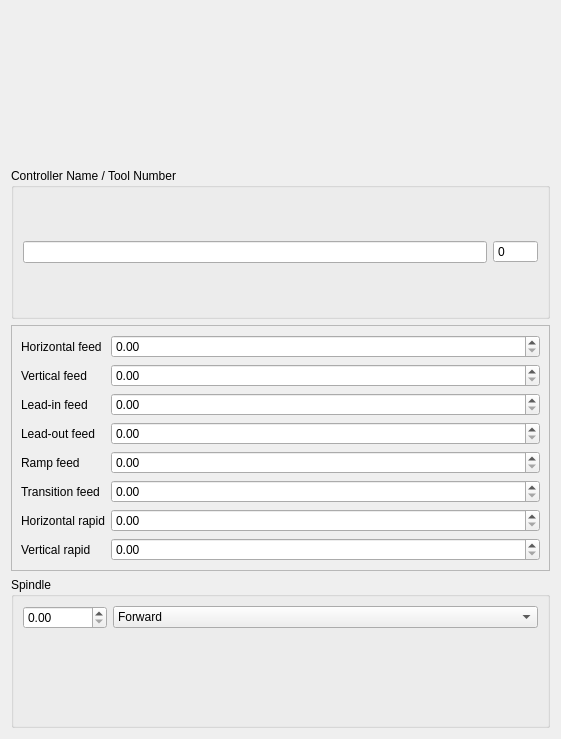
<?xml version="1.0" encoding="UTF-8"?>
<ui version="4.0">
 <class>Frame</class>
 <widget class="QFrame" name="toolControllerEditor">
  <property name="geometry">
   <rect>
    <x>0</x>
    <y>0</y>
    <width>561</width>
    <height>739</height>
   </rect>
  </property>
  <property name="frameShape">
   <enum>QFrame::NoFrame</enum>
  </property>
  <property name="frameShadow">
   <enum>QFrame::Raised</enum>
  </property>
  <layout class="QVBoxLayout" name="verticalLayout">
   <item>
    <widget class="QLabel" name="tcOperationCountLabel">
     <property name="styleSheet">
      <string notr="true">QLabel { padding-bottom: 12px; }</string>
     </property>
    </widget>
   </item>
   <item>
    <widget class="QGroupBox" name="groupBox_4">
     <property name="title">
      <string>Controller Name / Tool Number</string>
     </property>
     <layout class="QHBoxLayout" name="horizontalLayout">
      <item>
       <widget class="QLineEdit" name="tcName">
        <property name="readOnly">
         <bool>false</bool>
        </property>
       </widget>
      </item>
      <item>
       <widget class="QSpinBox" name="tcNumber">
        <property name="focusPolicy">
         <enum>Qt::StrongFocus</enum>
        </property>
        <property name="buttonSymbols">
         <enum>QAbstractSpinBox::NoButtons</enum>
        </property>
        <property name="maximum">
         <number>99999</number>
        </property>
       </widget>
      </item>
     </layout>
    </widget>
   </item>
   <item>
    <widget class="QFrame" name="frame">
     <property name="frameShape">
      <enum>QFrame::StyledPanel</enum>
     </property>
     <property name="frameShadow">
      <enum>QFrame::Raised</enum>
     </property>
     <layout class="QGridLayout" name="gridLayout">
      <item row="0" column="0">
       <widget class="QLabel" name="label">
        <property name="text">
         <string>Horizontal feed</string>
        </property>
       </widget>
      </item>
      <item row="0" column="1">
       <widget class="Gui::QuantitySpinBox" name="horizFeed">
        <property name="sizePolicy">
         <sizepolicy hsizetype="MinimumExpanding" vsizetype="Fixed">
          <horstretch>0</horstretch>
          <verstretch>0</verstretch>
         </sizepolicy>
        </property>
        <property name="minimum">
         <double>0.000000000000000</double>
        </property>
        <property name="maximum">
         <double>9999999.000000000000000</double>
        </property>
        <property name="unit" stdset="0">
         <string notr="true">mm/s</string>
        </property>
       </widget>
      </item>
      <item row="1" column="0">
       <widget class="QLabel" name="label_2">
        <property name="text">
         <string>Vertical feed</string>
        </property>
       </widget>
      </item>
      <item row="1" column="1">
       <widget class="Gui::QuantitySpinBox" name="vertFeed">
        <property name="sizePolicy">
         <sizepolicy hsizetype="MinimumExpanding" vsizetype="Fixed">
          <horstretch>0</horstretch>
          <verstretch>0</verstretch>
         </sizepolicy>
        </property>
        <property name="minimum">
         <double>0.000000000000000</double>
        </property>
        <property name="maximum">
         <double>9999999.000000000000000</double>
        </property>
        <property name="unit" stdset="0">
         <string notr="true">mm/s</string>
        </property>
       </widget>
      </item>
      <item row="2" column="0">
       <widget class="QLabel" name="label_leadin_feed">
        <property name="text">
         <string>Lead-in feed</string>
        </property>
       </widget>
      </item>
      <item row="2" column="1">
       <widget class="Gui::QuantitySpinBox" name="leadInFeed">
        <property name="sizePolicy">
         <sizepolicy hsizetype="MinimumExpanding" vsizetype="Fixed">
          <horstretch>0</horstretch>
          <verstretch>0</verstretch>
         </sizepolicy>
        </property>
        <property name="minimum">
         <double>0.000000000000000</double>
        </property>
        <property name="maximum">
         <double>9999999.000000000000000</double>
        </property>
        <property name="unit" stdset="0">
         <string notr="true">mm/s</string>
        </property>
       </widget>
      </item>
      <item row="3" column="0">
       <widget class="QLabel" name="label_leadOutFeed">
        <property name="text">
         <string>Lead-out feed</string>
        </property>
       </widget>
      </item>
      <item row="3" column="1">
       <widget class="Gui::QuantitySpinBox" name="leadOutFeed">
        <property name="sizePolicy">
         <sizepolicy hsizetype="MinimumExpanding" vsizetype="Fixed">
          <horstretch>0</horstretch>
          <verstretch>0</verstretch>
         </sizepolicy>
        </property>
        <property name="minimum">
         <double>0.000000000000000</double>
        </property>
        <property name="maximum">
         <double>9999999.000000000000000</double>
        </property>
        <property name="unit" stdset="0">
         <string notr="true">mm/s</string>
        </property>
       </widget>
      </item>
      <item row="4" column="0">
       <widget class="QLabel" name="label_rampFeed">
        <property name="text">
         <string>Ramp feed</string>
        </property>
       </widget>
      </item>
      <item row="4" column="1">
       <widget class="Gui::QuantitySpinBox" name="rampFeed">
        <property name="sizePolicy">
         <sizepolicy hsizetype="MinimumExpanding" vsizetype="Fixed">
          <horstretch>0</horstretch>
          <verstretch>0</verstretch>
         </sizepolicy>
        </property>
        <property name="minimum">
         <double>0.000000000000000</double>
        </property>
        <property name="maximum">
         <double>9999999.000000000000000</double>
        </property>
        <property name="unit" stdset="0">
         <string notr="true">mm/s</string>
        </property>
       </widget>
      </item>
      <item row="5" column="0">
       <widget class="QLabel" name="label_transitionFeed">
        <property name="text">
         <string>Transition feed</string>
        </property>
       </widget>
      </item>
      <item row="5" column="1">
       <widget class="Gui::QuantitySpinBox" name="transitionFeed">
        <property name="sizePolicy">
         <sizepolicy hsizetype="MinimumExpanding" vsizetype="Fixed">
          <horstretch>0</horstretch>
          <verstretch>0</verstretch>
         </sizepolicy>
        </property>
        <property name="minimum">
         <double>0.000000000000000</double>
        </property>
        <property name="maximum">
         <double>9999999.000000000000000</double>
        </property>
        <property name="unit" stdset="0">
         <string notr="true">mm/s</string>
        </property>
       </widget>
      </item>
      <item row="6" column="0">
       <widget class="QLabel" name="label_5">
        <property name="text">
         <string>Horizontal rapid</string>
        </property>
       </widget>
      </item>
      <item row="6" column="1">
       <widget class="Gui::QuantitySpinBox" name="horizRapid">
        <property name="sizePolicy">
         <sizepolicy hsizetype="MinimumExpanding" vsizetype="Fixed">
          <horstretch>0</horstretch>
          <verstretch>0</verstretch>
         </sizepolicy>
        </property>
        <property name="minimum">
         <double>0.000000000000000</double>
        </property>
        <property name="maximum">
         <double>9999999.000000000000000</double>
        </property>
        <property name="unit" stdset="0">
         <string notr="true">mm/s</string>
        </property>
       </widget>
      </item>
      <item row="7" column="0">
       <widget class="QLabel" name="label_4">
        <property name="text">
         <string>Vertical rapid</string>
        </property>
       </widget>
      </item>
      <item row="7" column="1">
       <widget class="Gui::QuantitySpinBox" name="vertRapid">
        <property name="sizePolicy">
         <sizepolicy hsizetype="MinimumExpanding" vsizetype="Fixed">
          <horstretch>0</horstretch>
          <verstretch>0</verstretch>
         </sizepolicy>
        </property>
        <property name="minimum">
         <double>0.000000000000000</double>
        </property>
        <property name="maximum">
         <double>9999999.000000000000000</double>
        </property>
        <property name="unit" stdset="0">
         <string notr="true">mm/s</string>
        </property>
       </widget>
      </item>
     </layout>
    </widget>
   </item>
   <item>
    <widget class="QGroupBox" name="groupBox_3">
     <property name="title">
      <string>Spindle</string>
     </property>
     <layout class="QFormLayout" name="formLayout_2">
      <property name="fieldGrowthPolicy">
       <enum>QFormLayout::AllNonFixedFieldsGrow</enum>
      </property>
      <item row="0" column="1">
       <widget class="QComboBox" name="spindleDirection">
        <property name="focusPolicy">
         <enum>Qt::StrongFocus</enum>
        </property>
        <item>
         <property name="text">
          <string>Forward</string>
         </property>
        </item>
        <item>
         <property name="text">
          <string>Reverse</string>
         </property>
        </item>
       </widget>
      </item>
      <item row="0" column="0">
       <widget class="QDoubleSpinBox" name="spindleSpeed">
        <property name="minimum">
         <double>0.000000000000000</double>
        </property>
        <property name="maximum">
         <double>100000.000000000000000</double>
        </property>
       </widget>
      </item>
     </layout>
    </widget>
   </item>
  </layout>
 </widget>
 <customwidgets>
  <customwidget>
   <class>Gui::QuantitySpinBox</class>
   <extends>QDoubleSpinBox</extends>
   <header>Gui/QuantitySpinBox.h</header>
  </customwidget>
 </customwidgets>
 <tabstops>
  <tabstop>tcName</tabstop>
  <tabstop>tcNumber</tabstop>
  <tabstop>horizFeed</tabstop>
  <tabstop>vertFeed</tabstop>
  <tabstop>horizRapid</tabstop>
  <tabstop>vertRapid</tabstop>
  <tabstop>spindleSpeed</tabstop>
  <tabstop>spindleDirection</tabstop>
 </tabstops>
 <resources/>
 <connections/>
</ui>
